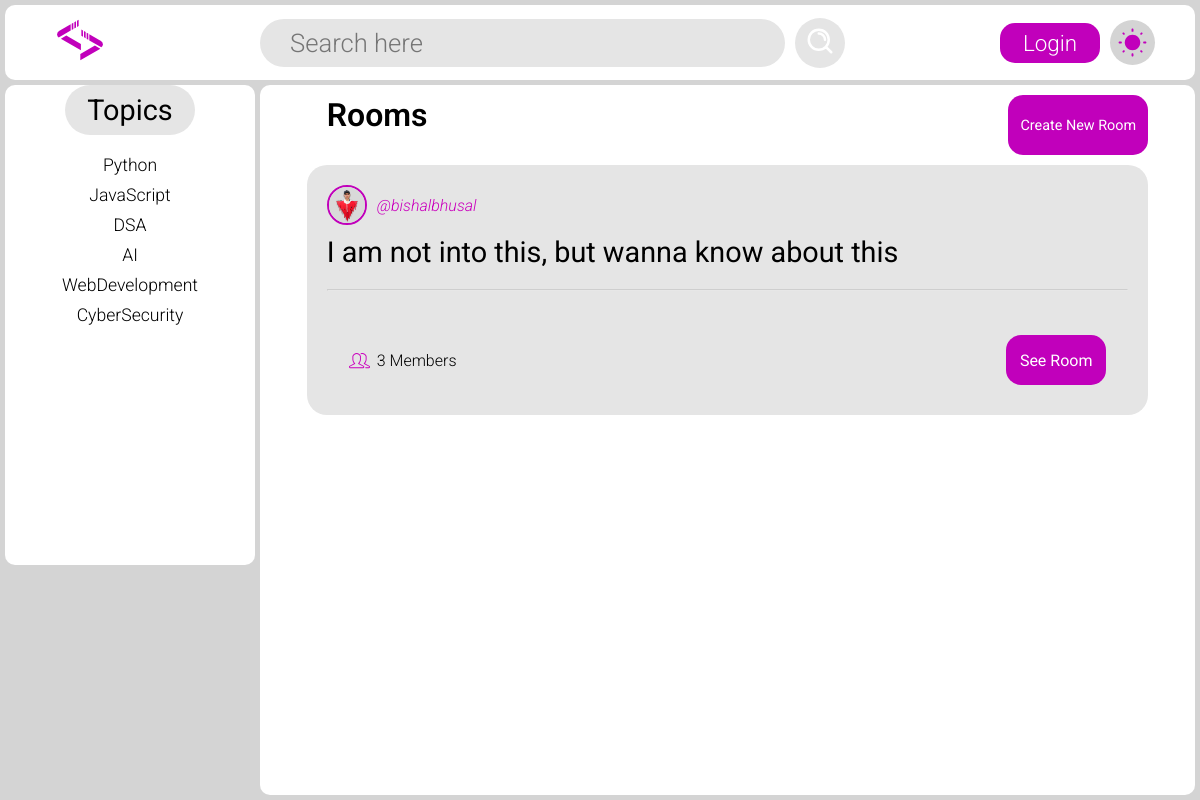
The page /?search=bishalbhusal on the database its author committed.
### rooms/models.py (models this page shows, shortened)
class Topic(models.Model):
    topic = models.CharField(max_length = 40)

class Room(models.Model):
    topic = models.ForeignKey(Topic, on_delete = models.CASCADE)
    host = models.ForeignKey(User, on_delete = models.CASCADE, related_name="room_host")
    discription = models.TextField()
    members = models.ManyToManyField(User, related_name="room_members")

### accounts/models.py (models this page shows, shortened)
class UserAccount(AbstractUser):
    full_name = models.CharField(max_length=100, blank=True, null=True)
    profile_pic = models.ImageField(upload_to="profile_photo/", default="default_profile_photo.jpg")
    location = models.CharField(max_length = 256, blank=True)
    age = models.IntegerField(blank=True,  null=True)
    bio = models.TextField(blank=True, null=True)
    following = models.ManyToManyField('self', blank=True, related_name="followers", symmetrical=False)

### home/views.py (the view)
# urls.py: path('', views.gethomepage, name='homepage'),
def gethomepage(request):
    search = request.GET.get("search")
    search = "" if search == None else search
    rooms = Room.objects.filter(Q(topic__topic__icontains = search) |
                                Q(host__username__icontains = search) |
                                Q(discription__icontains = search)).order_by("-id")
    topics = Topic.objects.all()
    return render(request, 'home/home.html', {"rooms":rooms, "topics":topics})

### home/templates/home/home.html (shortened to what this page needs)
{% extends 'base.html' %}
{% load static %}
{% block stylesheet %}
<link rel="stylesheet" href="{% static 'css/home.css' %}" />
{% endblock %}
{% block content %}
{% include "header_with_search.html" %}
<main>
  <div class="topics_box">
    <h2 class='center'>Topics</h2>
    <ul class="topics">
      {% for topic_name in topics %}
      <li>
        <a href="?search={{ topic_name.topic }}">{{ topic_name.topic }}</a>
      </li>
      {% endfor %}
    </ul>
  </div>
  <div class="main_container">
    <div class="main_container_header">
      <h1>Rooms</h1>
      <a href="{% url 'createroompage' %}" class="create_room_button center">Create New Room</a>
    </div>
    {% for room in rooms %}
    <div class="room_card">
      <a href="{% url 'profilepage' %}?profile={{ room.host.username }}" class="room_host"><img src="/media/{{ room.host.profile_pic }}" alt="profile_pic" class="profile_pic">@{{ room.host.username }}</a>
      <p class="room_discription">{{ room.discription }}</p>
      <hr />
      <div class="room_card_footer">
        <p class="room_member_count"><img src="{% static 'equipments/website_icons/homepage/members.svg' %}" alt="members icon" class="members_logo">{{ room.members.all.count }} Members</p>
        <a href="{% url 'roompage' room.id %}" class="see_room_button center">See Room</a>
      </div>
    </div>
    {% endfor %}
  </div>
</main>
{% endblock %}

### static/css/base.css (style rules this page uses)
:root { --background-theme:#d4d4d4; --navbar-background:#d7d7d7; --searchbox-background: #e5e5e5; --searchbox-text: #d0d0d0; --theme-text:#000000; --button-background:#c100bb; --username-text:#ca00bd; --mainboxes-background: #ffffff; --box-innertext: #ffffff; }
* { margin:0px; padding:0px; box-sizing: border-box; font-family: "Roboto", sans-serif; font-weight: 300; color: var(--theme-text); }
.center { display:flex; justify-content: center; align-items: center; }
body { height:100vh; width:100vw; max-height:100vh; max-width:100vw; padding:5px; color:var(--theme-text); background-color: var(--background-theme); }

### static/css/home.css (style rules this page uses)
main { height:calc(100vh - 10px); max-height:100vh; display:flex; gap:5px; padding-top:80px; }
main>div { border-radius: 10px; padding:20px; }
.topics_box { height:60vh; max-width:20vw; min-width: 250px; position:relative; display:flex; align-items: center; flex-direction: column; text-align: center; z-index: 50; background-color: var(--mainboxes-background); transition: left 0.3s ease; }
.topics_box>h2 { font-size: 1.8em; font-weight: 400; height:50px; width:130px; border-radius: 25px; margin-bottom: 20px; background-color: var(--searchbox-background); }
.topics_box li { list-style-type: none; margin-bottom:10px; }
.topics_box a { font-size: 1.1em; text-decoration: none; }
.main_container { min-width:60vw; max-height:100vh; overflow-y: scroll; background-color: var(--mainboxes-background); }
.main_container_header { height:80px; width:90%; margin:auto; display: flex; align-items: center; justify-content: space-between; background-color: var(--mainboxes-background); }
.create_room_button { background-color: var(--button-background); height:60px; width:140px; font-size: 0.9em; font-weight: 400; border-radius: 15px; text-decoration: none; color:var(--box-innertext); }
.main_container_header>h1 { font-size: 2em; margin-left: 20px; font-weight: 600; margin-bottom:20px; }
.room_card { margin: auto; min-height:250px; width:90%; padding:20px; margin-bottom: 20px; position: relative; border-radius: 20px; background-color: var(--searchbox-background); }
.profile_pic { height:40px; width:40px; object-fit:cover; border-radius: 50%; border:2px solid var(--button-background); }
.room_host { font-size: 1em; font-style: italic; display: flex; align-items: center; gap:10px; margin-bottom: 10px; text-decoration: none; color:var(--username-text); }
.room_discription { font-size: 1.8em; font-weight: 400; }
.room_card>hr { margin-top:20px; opacity: 0.3; }
.room_card_footer { padding:20px; width:95%; display:flex; justify-content: space-between; align-items: center; position: absolute; bottom:10px; }
.members_logo { height:25px; margin-right:5px; position:relative; top:3px; }
.room_member_count { font-size: 1em; display:flex; align-items: center; }
.see_room_button { height:50px; width:100px; background-color: var(--button-background); text-decoration: none; font-size: 1em; font-weight: 400; border-radius: 15px; color:var(--box-innertext); }
@media (max-width:1255px) { .main_container { width:100vw } }
@media (max-width:1255px) { main>div { padding:0px; } }

### rows shown on the page
Topic: topic "Python"
Topic: topic "JavaScript"
Topic: topic "DSA"
Topic: topic "AI"
Topic: topic "WebDevelopment"
Topic: topic "CyberSecurity"
Room: host.profile_pic (picture), host.username "bishalbhusal", discription "I am not into this, but wanna know about this", members.all.count "3"
